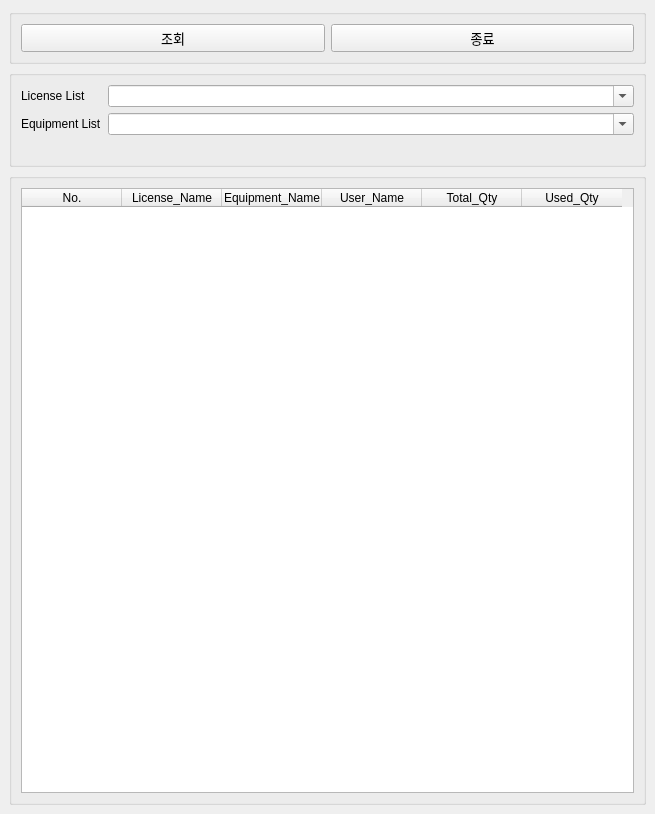
<?xml version="1.0" encoding="UTF-8"?>
<ui version="4.0">
 <class>MainWindow</class>
 <widget class="QMainWindow" name="MainWindow">
  <property name="geometry">
   <rect>
    <x>0</x>
    <y>0</y>
    <width>655</width>
    <height>814</height>
   </rect>
  </property>
  <property name="windowTitle">
   <string>License_Viewer</string>
  </property>
  <widget class="QWidget" name="centralwidget">
   <layout class="QVBoxLayout" name="verticalLayout">
    <item>
     <widget class="QGroupBox" name="groupBox">
      <property name="title">
       <string/>
      </property>
      <layout class="QHBoxLayout" name="horizontalLayout">
       <item>
        <widget class="QPushButton" name="bt_search">
         <property name="font">
          <font>
           <family>AcadEref</family>
           <pointsize>10</pointsize>
          </font>
         </property>
         <property name="text">
          <string>조회</string>
         </property>
        </widget>
       </item>
       <item>
        <widget class="QPushButton" name="bt_close">
         <property name="font">
          <font>
           <family>AcadEref</family>
           <pointsize>10</pointsize>
          </font>
         </property>
         <property name="text">
          <string>종료</string>
         </property>
        </widget>
       </item>
      </layout>
     </widget>
    </item>
    <item>
     <widget class="QGroupBox" name="groupBox_3">
      <property name="title">
       <string/>
      </property>
      <layout class="QGridLayout" name="gridLayout_2">
       <item row="6" column="0">
        <widget class="QLabel" name="label_4">
         <property name="text">
          <string>Equipment List</string>
         </property>
        </widget>
       </item>
       <item row="6" column="1" colspan="2">
        <widget class="QComboBox" name="cb_eqp">
         <property name="font">
          <font>
           <weight>75</weight>
           <bold>true</bold>
          </font>
         </property>
         <property name="editable">
          <bool>true</bool>
         </property>
        </widget>
       </item>
       <item row="0" column="0">
        <widget class="QLabel" name="label_3">
         <property name="text">
          <string>License List</string>
         </property>
         <property name="alignment">
          <set>Qt::AlignLeading|Qt::AlignLeft|Qt::AlignVCenter</set>
         </property>
        </widget>
       </item>
       <item row="0" column="1" colspan="2">
        <widget class="QComboBox" name="cb_lic">
         <property name="font">
          <font>
           <weight>75</weight>
           <bold>true</bold>
          </font>
         </property>
         <property name="editable">
          <bool>true</bool>
         </property>
        </widget>
       </item>
       <item row="7" column="1">
        <spacer name="horizontalSpacer">
         <property name="orientation">
          <enum>Qt::Horizontal</enum>
         </property>
         <property name="sizeHint" stdset="0">
          <size>
           <width>40</width>
           <height>20</height>
          </size>
         </property>
        </spacer>
       </item>
      </layout>
     </widget>
    </item>
    <item>
     <widget class="QGroupBox" name="groupBox_2">
      <property name="title">
       <string/>
      </property>
      <layout class="QVBoxLayout" name="verticalLayout_2">
       <item>
        <widget class="QTableWidget" name="tbl_lic">
         <property name="font">
          <font>
           <family>Arial</family>
          </font>
         </property>
         <property name="alternatingRowColors">
          <bool>true</bool>
         </property>
         <attribute name="horizontalHeaderCascadingSectionResizes">
          <bool>true</bool>
         </attribute>
         <column>
          <property name="text">
           <string>No.</string>
          </property>
          <property name="background">
           <color>
            <red>85</red>
            <green>255</green>
            <blue>255</blue>
           </color>
          </property>
         </column>
         <column>
          <property name="text">
           <string>License_Name</string>
          </property>
         </column>
         <column>
          <property name="text">
           <string>Equipment_Name</string>
          </property>
         </column>
         <column>
          <property name="text">
           <string>User_Name</string>
          </property>
         </column>
         <column>
          <property name="text">
           <string>Total_Qty</string>
          </property>
         </column>
         <column>
          <property name="text">
           <string>Used_Qty</string>
          </property>
         </column>
        </widget>
       </item>
      </layout>
     </widget>
    </item>
   </layout>
  </widget>
 </widget>
 <resources/>
 <connections/>
</ui>
